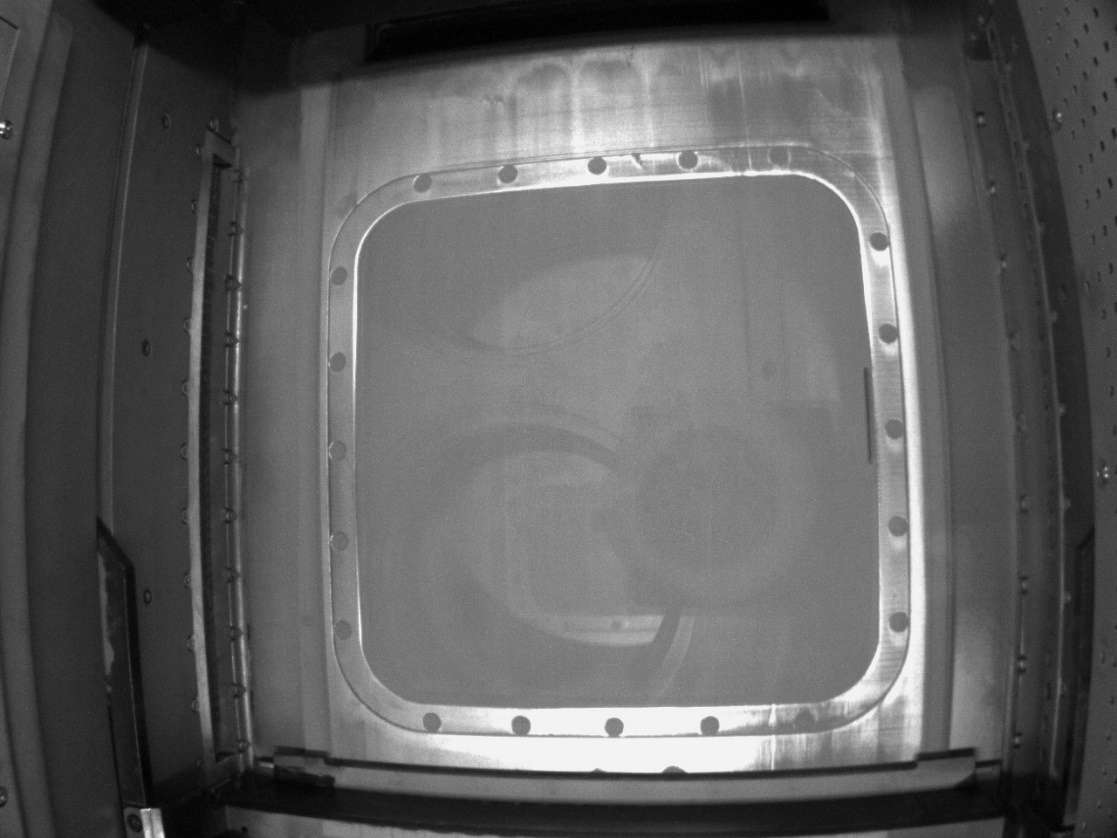
#> input picture base.png, 1117 x 838 px
$ jupyter execute Intech_assignment.ipynb
#> lines starting #> are read from the running program, lines starting #| are printed output that depends on the picture; after the words box and inside, x2 and y2 are one past the last pixel; in counts of white or black regions, pixels touching at a corner belong together
[cell 1]
import cv2
import numpy as np
import matplotlib.pyplot as plt

# Load images
base_image = cv2.imread('base.png')
#> base_image is the input picture: shape (838, 1117, 3); min 0, max 252, mean 95.7
large_defect_image = cv2.imread('large.png')
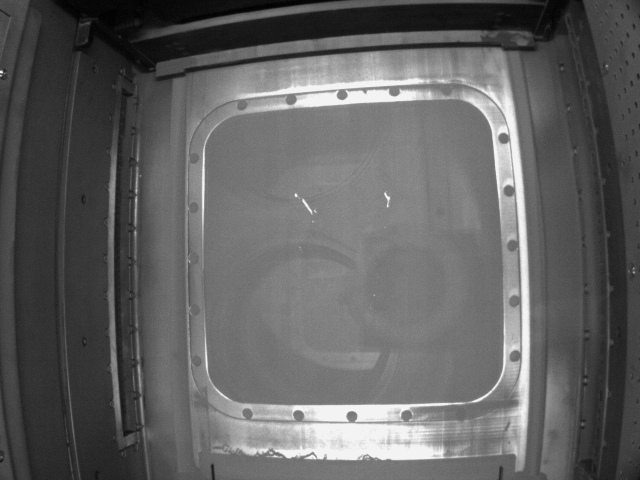
#> input picture large.png, 1280 x 960 px (shown at 1/2 size)
#> large_defect_image is the input picture: shape (960, 1280, 3); min 0, max 255, mean 97.2
small_defect_image = cv2.imread('small.png')
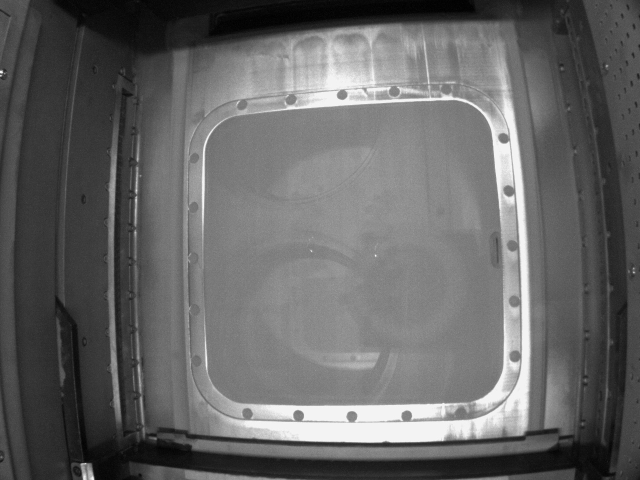
#> input picture small.png, 1280 x 960 px (shown at 1/2 size)
#> small_defect_image is the input picture: shape (960, 1280, 3); min 0, max 255, mean 101.4

# Check if images are loaded successfully
if base_image is None or large_defect_image is None or small_defect_image is None:
    print("Error: One or more images failed to load.")
    exit()

# Convert images to grayscale for analysis
gray_base = cv2.cvtColor(base_image, cv2.COLOR_BGR2GRAY)
gray_large_defect = cv2.cvtColor(large_defect_image, cv2.COLOR_BGR2GRAY)
gray_small_defect = cv2.cvtColor(small_defect_image, cv2.COLOR_BGR2GRAY)

# Define a region of interest (ROI) around the center of the image
height, width = gray_base.shape
#> height = 838; width = 1117
roi_width = int(width * 0.2)
#> roi_width = 223
roi_height = int(height * 0.2)
#> roi_height = 167
roi_x = int((width - roi_width) / 2)
#> roi_x = 447
roi_y = int((height - roi_height) / 2)
#> roi_y = 335

# Compute absolute difference between base and defect images within the ROI
diff_large_defect_roi = cv2.absdiff(gray_base[roi_y:roi_y+roi_height, roi_x:roi_x+roi_width],
                                     gray_large_defect[roi_y:roi_y+roi_height, roi_x:roi_x+roi_width])
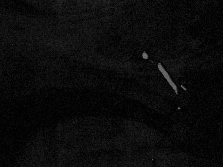
#> diff_large_defect_roi: shape (167, 223); min 0, max 112, mean 11.1
diff_small_defect_roi = cv2.absdiff(gray_base[roi_y:roi_y+roi_height, roi_x:roi_x+roi_width],
                                     gray_small_defect[roi_y:roi_y+roi_height, roi_x:roi_x+roi_width])

# Threshold the difference images within the ROI to get binary images of defects
_, thresh_large_defect_roi = cv2.threshold(diff_large_defect_roi, 30, 255, cv2.THRESH_BINARY)
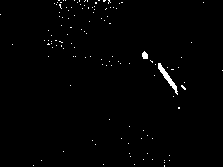
#> thresh_large_defect_roi: shape (167, 223); 0.98% white; 123 white regions (121 under 20 px), largest, box (x1, y1, x2, y2) and area: (158, 63, 178, 95) 149, (142, 51, 148, 59) 37
_, thresh_small_defect_roi = cv2.threshold(diff_small_defect_roi, 30, 255, cv2.THRESH_BINARY)
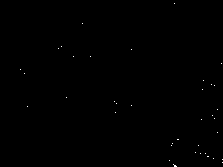
#> thresh_small_defect_roi: shape (167, 223); 0.12% white in thin lines or dots, all inside (x1, y1, x2, y2) = (20, 3, 223, 167)

# Highlight defects in the original images within the ROI
large_defect_highlighted = large_defect_image.copy()
small_defect_highlighted = small_defect_image.copy()
large_defect_highlighted[roi_y:roi_y+roi_height, roi_x:roi_x+roi_width][thresh_large_defect_roi == 255] = [0, 0, 255]  # Highlight in red
#> large_defect_highlighted: shape (960, 1280, 3); 0.03% of pixels changed, all inside (x1, y1, x2, y2) = (447, 335, 670, 502)
small_defect_highlighted[roi_y:roi_y+roi_height, roi_x:roi_x+roi_width][thresh_small_defect_roi == 255] = [0, 0, 255]  # Highlight in red
#> small_defect_highlighted: shape (960, 1280, 3); under 0.01% of pixels changed, all inside (x1, y1, x2, y2) = (467, 338, 670, 502)

# Resize output images to a specific size
output_size = (400, 300)  # Set the desired output size
large_defect_highlighted_resized = cv2.resize(large_defect_highlighted, output_size)
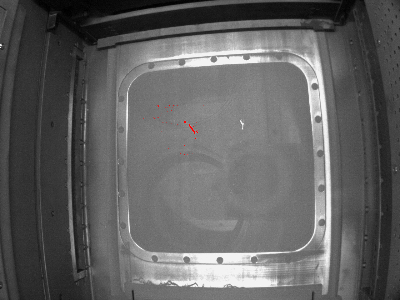
#> large_defect_highlighted_resized: shape (300, 400, 3); mean B, G, R 97, 97, 97.1
small_defect_highlighted_resized = cv2.resize(small_defect_highlighted, output_size)
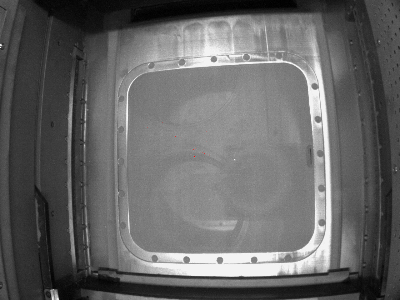
#> small_defect_highlighted_resized: shape (300, 400, 3); mean B, G, R 101.3, 101.3, 101.3

# Display the images side by side in the same line
plt.figure(figsize=(10, 5))
plt.subplot(1, 2, 1)
plt.imshow(cv2.cvtColor(large_defect_highlighted_resized, cv2.COLOR_BGR2RGB))
plt.axis('off')
plt.title('Large Defect')

plt.subplot(1, 2, 2)
plt.imshow(cv2.cvtColor(small_defect_highlighted_resized, cv2.COLOR_BGR2RGB))
plt.axis('off')
plt.title('Small Defect')

plt.show()
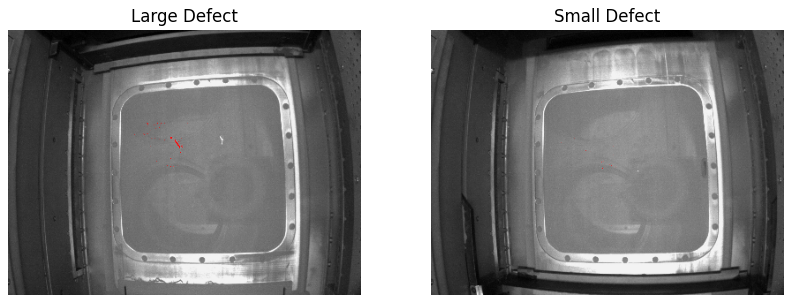
#> figure drawn by matplotlib, 2 panels
